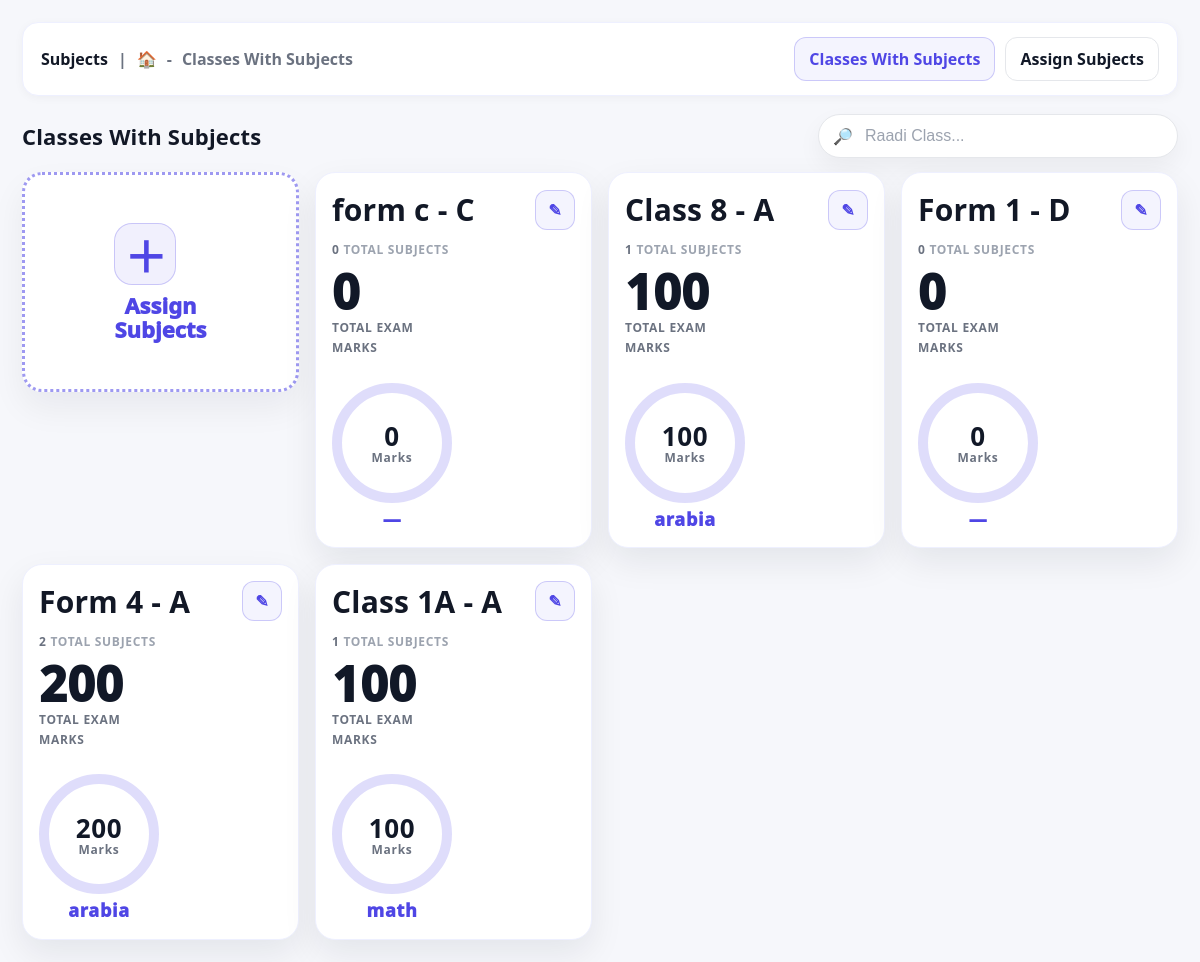
Page /school/subjects.php (signed in) on the committed database.
### tables this page shows
CREATE TABLE `sections` (
  `section_id` bigint(20) NOT NULL,
  `grade_id` int(11) NOT NULL,
  `section_name` varchar(10) NOT NULL,
  `capacity_max` int(11) NOT NULL DEFAULT 50
);

### school/subjects.php (the view, shortened to what this page needs)
<?php
require_once __DIR__ . "/conncation.php";
function h($v): string { return htmlspecialchars((string)$v, ENT_QUOTES, "UTF-8"); }
$conn->query("
  CREATE TABLE IF NOT EXISTS section_subject_details (
    section_id BIGINT NOT NULL,
    subject_id BIGINT NOT NULL,
    max_mark INT NOT NULL DEFAULT 100,
    PRIMARY KEY (section_id, subject_id),
    CONSTRAINT fk_ssd_section FOREIGN KEY (section_id) REFERENCES sections(section_id) ON DELETE CASCADE,
    CONSTRAINT fk_ssd_subject FOREIGN KEY (subject_id) REFERENCES subjects(subject_id) ON DELETE CASCADE,
    CONSTRAINT chk_ssd_mark CHECK (max_mark BETWEEN 0 AND 100)
  ) ENGINE=InnoDB
");
$view = $_GET["view"] ?? "classes";
$editSectionId = isset($_GET["edit_section_id"]) ? (int)$_GET["edit_section_id"] : 0;
$isEdit = ($view === "assign" && $editSectionId > 0);
$sections = [];
$rs = $conn->query("
  SELECT
    s.section_id,
    g.grade_name,
    s.section_name,
    CONCAT(g.grade_name, ' - ', s.section_name) AS display_name
  FROM sections s
  JOIN grades g ON g.grade_id = s.grade_id
  ORDER BY g.sort_order ASC, s.section_name ASC
");
while ($row = $rs->fetch_assoc()) $sections[] = $row;
$editData = [
  "section_id" => 0,
  "display_name" => "",
  "rows" => []
];
$cards = [];
$rs = $conn->query("
  SELECT
    s.section_id,
    CONCAT(g.grade_name,' - ', s.section_name) AS display_name,
    COUNT(ss.subject_id) AS total_subjects,
    COALESCE(SUM(ssd.max_mark), 0) AS total_exam_marks,
    MIN(sub.subject_name) AS first_subject
  FROM sections s
  JOIN grades g ON g.grade_id = s.grade_id
  LEFT JOIN section_subjects ss ON ss.section_id = s.section_id
  LEFT JOIN subjects sub ON sub.subject_id = ss.subject_id
  LEFT JOIN section_subject_details ssd
    ON ssd.section_id = ss.section_id AND ssd.subject_id = ss.subject_id
  GROUP BY s.section_id
  ORDER BY g.sort_order ASC, s.section_name ASC
");
while ($row = $rs->fetch_assoc()) $cards[] = $row;
?>
<!doctype html>
<html lang="en">
<head>
</head>
<body>
<div class="wrap">
  <div class="topbar">
    <div class="crumb">
      <b>Subjects</b>
      <span>|</span>
      <span>🏠</span>
      <span> - </span>
      <span><?= ($view==="assign" ? "Assign Subjects" : "Classes With Subjects") ?></span>
    </div>
    <div class="navBtns">
      <a class="btn <?= $view==="classes" ? "blue" : "" ?>" href="subjects.php?view=classes">Classes With Subjects</a>
      <a class="btn <?= $view==="assign" ? "blue" : "" ?>" href="subjects.php?view=assign">Assign Subjects</a>
    </div>
  </div>
  <div class="content">
    <?php if ($view === "assign"): ?>
      <div class="center">
        <div class="panel">
          <h1><?= $isEdit ? "Update Subjects" : "Create Subjects" ?></h1>
          <div class="legend">
            <div class="pill"><span class="dot req"></span> Required*</div>
            <div class="pill"><span class="dot"></span> Optional</div>
          </div>
          <form class="form" method="post" action="subjects.php?view=assign<?= $isEdit ? "&edit_section_id=".$editSectionId : "" ?>">
            <input type="hidden" name="action" value="save_subjects">
            <input type="hidden" name="mode" value="<?= $isEdit ? "update" : "create" ?>">
            <div class="field">
              <div class="label">Select Class*</div>
              <input id="classSearch" type="text" placeholder="Raadi Class..." style="font-size:16px;margin-bottom:8px;color:#6b7280;" />
              <select name="section_id" id="sectionSelect" required>
                <option value="">Select*</option>
                <?php foreach ($sections as $s): ?>
                  <option value="<?= (int)$s["section_id"] ?>"
                    <?= ($isEdit && (int)$s["section_id"] === (int)$editData["section_id"]) ? "selected" : "" ?>>
                    <?= h($s["display_name"]) ?>
                  </option>
                <?php endforeach; ?>
              </select>
            </div>
            <div id="rowsWrap">
              <?php
                $prefill = $isEdit ? $editData["rows"] : [
                  ["subject_name"=>"", "max_mark"=>""],
                  ["subject_name"=>"", "max_mark"=>""],
                ];
                if (count($prefill) === 0) $prefill = [["subject_name"=>"", "max_mark"=>""]];
              ?>
              <?php foreach ($prefill as $r): ?>
                <div class="row2 subjectRow">
                  <div class="field small">
                    <div class="label">Subject Name*</div>
                    <input name="subject_name[]" placeholder="Name Of Subject" value="<?= h($r["subject_name"] ?? "") ?>" required />
                  </div>
                  <div class="field small">
                    <div class="label">Marks*</div>
                    <input name="max_mark[]" type="number" min="0" max="100" placeholder="Total Exam Mark" value="<?= h((string)($r["max_mark"] ?? "")) ?>" required />
                  </div>
                </div>
              <?php endforeach; ?>
            </div>
            <div class="miniActions">
              <button type="button" class="miniBtn add" id="addRowBtn">＋ Add More</button>
              <button type="button" class="miniBtn remove" id="removeRowBtn">－ Remove</button>
            </div>
            <div class="submitWrap">
              <button class="bigSubmit" type="submit">＋ <?= $isEdit ? "Update Subjects" : "Assign Subjects" ?></button>
            </div>
          </form>
        </div>
      </div>
    <?php else: ?>
      <div class="classesHeader">
        <h2 style="margin:0;font-size:22px;letter-spacing:.2px;">Classes With Subjects</h2>
        <div class="searchBox">
          <span style="color:#9ca3af;font-weight:900;">🔎</span>
          <input id="cardSearch" type="text" placeholder="Raadi Class..." />
        </div>
      </div>
      <div class="grid" id="cardsGrid">
        <a class="assignTile" href="subjects.php?view=assign">
          <div>
            <div class="plus">＋</div>
            <div class="txt">Assign<br/>Subjects</div>
          </div>
        </a>
        <?php foreach ($cards as $c): ?>
          <?php
            $totalSubjects = (int)$c["total_subjects"];
            $totalMarks    = (int)$c["total_exam_marks"];
            $firstSub      = (string)($c["first_subject"] ?? "");
          ?>
          <div class="classCard" data-name="<?= h(mb_strtolower((string)$c["display_name"])) ?>">
            <div class="ccTop">
              <div class="ccTitle"><?= h($c["display_name"]) ?></div>
              <a class="editIcon" title="Edit" href="subjects.php?view=assign&edit_section_id=<?= (int)$c["section_id"] ?>">✎</a>
            </div>
            <div class="ccBody">
              <div style="margin-top:12px;">
                <div><?= $totalSubjects ?> <span style="font-weight:800;color:#9ca3af;">TOTAL SUBJECTS</span></div>
                <div style="margin-top:10px;">
                  <div class="ccNums"><?= $totalMarks ?></div>
                  <div style="margin-top:4px;">TOTAL EXAM</div>
                  <div style="margin-top:4px;">MARKS</div>
                </div>
              </div>
              <div style="display:flex;justify-content:flex-start;gap:14px;margin-top:14px;">
                <div>
                  <div class="ring">
                    <div style="text-align:center;">
                      <b><?= $totalMarks ?></b>
                      <span>Marks</span>
                    </div>
                  </div>
                  <div class="firstSub"><?= $firstSub !== "" ? h($firstSub) : "—" ?></div>
                </div>
              </div>
            </div>
          </div>
        <?php endforeach; ?>
      </div>
    <?php endif; ?>
  </div>
</div>
</body>
</html>

### school/subjects.php (style rules this page uses)
:root { --bg:#f6f7fb; --card:#ffffff; --ink:#121826; --muted:#6b7280; --primary:#4f46e5; --primary2:#3b82f6; --stroke:#dbe1ff; --shadow: 0 16px 40px rgba(17,24,39,.10); --soft: 0 10px 30px rgba(79,70,229,.10); --radius: 22px; }
* { box-sizing:border-box }
body { margin:0; font-family: system-ui, -apple-system, Segoe UI, Roboto, Arial, sans-serif; background:var(--bg); color:var(--ink); }
.wrap { max-width:1200px;margin:0 auto;padding:22px }
.topbar { background:var(--card); border-radius:16px; padding:14px 18px; display:flex; align-items:center; gap:12px; box-shadow: 0 2px 10px rgba(0,0,0,.04); border:1px solid #eef0ff; }
.crumb { display:flex;align-items:center;gap:10px;color:var(--muted);font-weight:600 }
.crumb b { color:var(--ink) }
.navBtns { margin-left:auto;display:flex;gap:10px;flex-wrap:wrap }
.btn { border:1px solid #e5e7eb; background:#fff; padding:10px 14px; border-radius:12px; cursor:pointer; font-weight:700; color:#111827; display:inline-flex;align-items:center;gap:10px; transition:.15s; text-decoration:none; }
.btn.blue { border-color: rgba(79,70,229,.25); background: rgba(79,70,229,.06); color: var(--primary); }
.content { margin-top:18px }
select, input { width:100%; border:none; outline:none; font-size:22px; color:#374151; background:transparent; }
input::placeholder { color:#9ca3af }
.classesHeader { display:flex;align-items:center;gap:12px; margin:14px 0 14px; }
.searchBox { margin-left:auto; width:min(360px, 90vw); background:#fff; border:1px solid #e5e7eb; border-radius:999px; padding:10px 14px; display:flex;align-items:center;gap:10px; box-shadow: 0 10px 24px rgba(0,0,0,.05); }
.searchBox input { font-size:16px }
.grid { display:grid; grid-template-columns: repeat(auto-fill, minmax(260px, 1fr)); gap:16px; align-items:start; }
.classCard { background:#fff; border-radius:20px; border:1px solid #eef0ff; box-shadow: 0 14px 34px rgba(17,24,39,.08); padding:16px; position:relative; overflow:hidden; }
.ccTop { display:flex;align-items:center;gap:10px; }
.ccTitle { font-size:30px; font-weight:900; letter-spacing:.2px; }
.editIcon { margin-left:auto; width:40px;height:40px; border-radius:12px; display:grid;place-items:center; border:1px solid rgba(79,70,229,.25); background: rgba(79,70,229,.06); cursor:pointer; text-decoration:none; color: var(--primary); font-weight:900; }
.ccBody { margin-top:10px; color:var(--muted); font-weight:800; line-height:1.35; text-transform:uppercase; font-size:12px; letter-spacing:.7px; }
.ccNums { margin-top:8px; font-size:48px; font-weight:950; color:#111827; line-height:1; }
.ring { margin-top:12px; width:120px;height:120px; border-radius:50%; border:10px solid rgba(79,70,229,.18); display:grid; place-items:center; position:relative; }
.ring b { font-size:26px;color:#111827 }
.ring span { display:block;margin-top:-4px;color:var(--muted);font-weight:800;font-size:12px;text-transform:none }
.firstSub { margin-top:4px; color: var(--primary); font-weight:950; text-transform:lowercase; font-size:18px; text-align:center; }
.assignTile { background:#fff; border-radius:20px; border:3px dotted rgba(79,70,229,.55); box-shadow: 0 16px 34px rgba(17,24,39,.06); padding:18px; min-height: 220px; display:grid; place-items:center; text-decoration:none; color: var(--primary); font-weight:950; }
.assignTile .plus { width:62px;height:62px;border-radius:18px; background: rgba(79,70,229,.08); display:grid;place-items:center; font-size:42px; border:1px solid rgba(79,70,229,.25); }
.assignTile .txt { margin-top:8px; text-align:center; font-size:22px; line-height:1.1; }

### rows in the picture
sections: display_name "form c - C", totalSubjects "0", totalMarks "0"
sections: display_name "Class 8 - A", totalSubjects "1", totalMarks "100", firstSub "arabia"
sections: display_name "Form 1 - D", totalSubjects "0", totalMarks "0"
sections: display_name "Form 4 - A", totalSubjects "2", totalMarks "200", firstSub "arabia"
sections: display_name "Class 1A - A", totalSubjects "1", totalMarks "100", firstSub "math"
